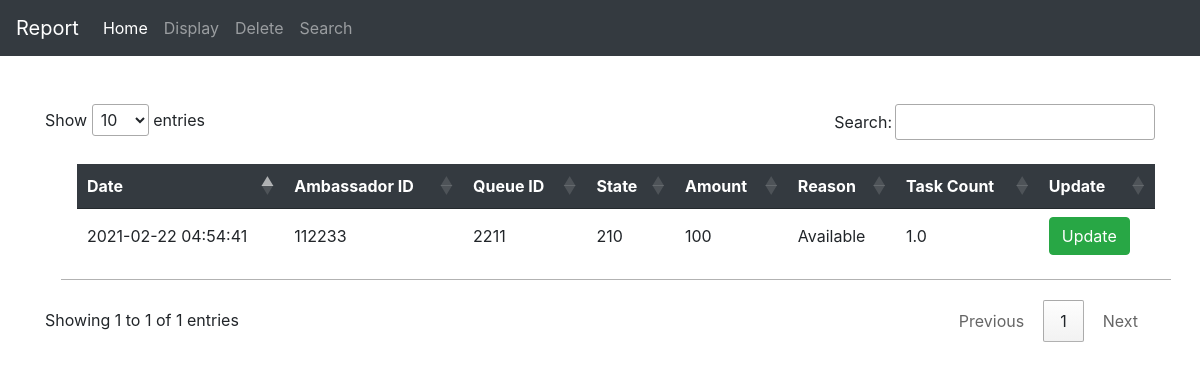
The app's page /display, older data.
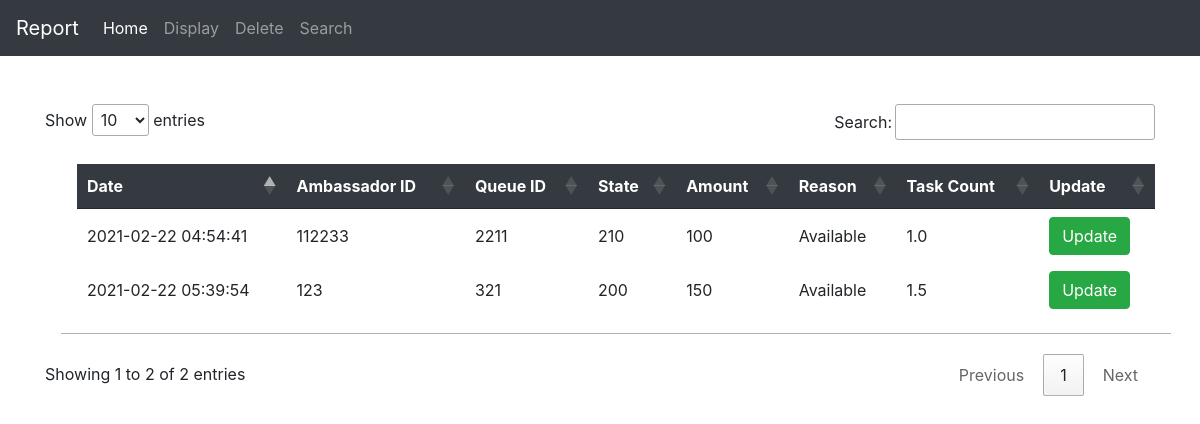
The same page, newer data.
### tables this page shows
CREATE TABLE "test"
(
	id INTEGER
		primary key autoincrement,
	amb varchar not null,
	queue varchar not null,
	state integer not null,
	amount int not null,
	task float not null,
	reason varchar(100),
	cdate TEXT default CURRENT_TIMESTAMP
);

### app.py (the view)
@app.route("/display")
def display():
    con = sqlite3.connect("testFirst.db")
    con.row_factory = sqlite3.Row
    cur = con.cursor()
    cur.execute("SELECT * from test")
    get_rows = cur.fetchall()
    return render_template('display.html', data=get_rows)

### templates/display.html (shortened to what this page needs)
{% extends 'include/base.html' %}
{% block content %}
    <div class="container mt-5">
        <div class="row">
            <div class="col-md-12">
                <table id="data" class="m-3 p-3" style="width:100%">
                    <thead class="bg-dark">
                    <tr class="text-white">
                        <th>Date</th>
                        <th>Ambassador ID</th>
                        <th>Queue ID</th>
                        <th>State</th>
                        <th>Amount</th>
                        <th>Reason</th>
                        <th>Task Count</th>
                        <th>Update</th>
                    </tr>
                    </thead>
                    <tbody>
                    {% for data in data %}
                        <tr>
                            <td>{{ data["cdate"] }}</td>
                            <td>{{ data["amb"] }}</td>
                            <td>{{ data["queue"] }}</td>
                            <td>{{ data["state"] }}</td>
                            <td>{{ data["amount"] }}</td>
                            <td>{{ data["reason"] }}</td>
                            <td>{{ data["task"] }}</td>
                            <td><a class="btn btn-success"
                                   href="{{ url_for('update', amb=data.amb,queue=data.queue ) }}">Update</a></td>
                        </tr>
                    {% endfor %}
                    </tbody>
                </table>
            </div>
        </div>
    </div>
{% endblock %}

Row changes from the older to the newer data that the page shows:
added test: cdate "2021-02-22 05:39:54", amb "123", queue "321", state "200", amount "150", reason "Available", task "1.5"
Text that changed along with them:
text written by a page script: "Show entries Search: Showing 1 to 1 of 1 entries Previous 1 Next" → "Show entries Search: Showing 1 to 2 of 2 entries Previous 1 Next"
